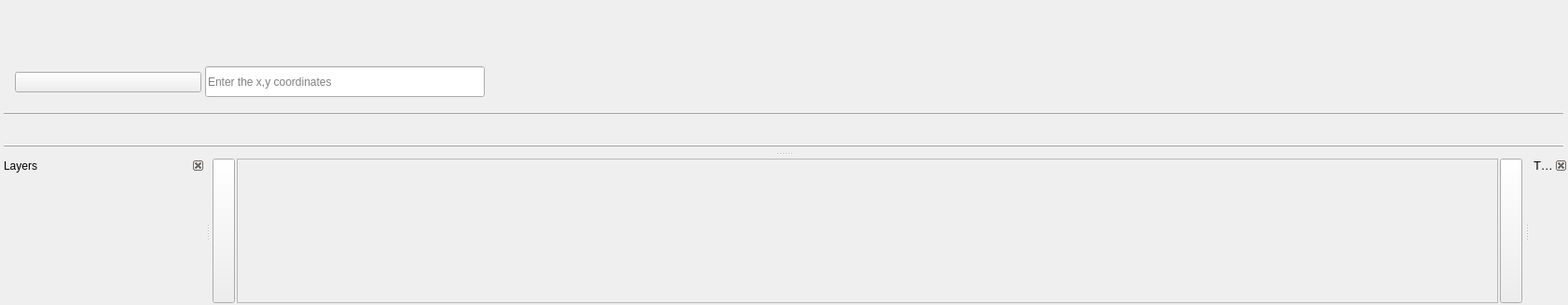
<?xml version="1.0" encoding="UTF-8"?>
<ui version="4.0">
 <class>homeLocalMainWindow</class>
 <widget class="QMainWindow" name="homeLocalMainWindow">
  <property name="geometry">
   <rect>
    <x>0</x>
    <y>0</y>
    <width>1682</width>
    <height>327</height>
   </rect>
  </property>
  <property name="windowTitle">
   <string>HOME</string>
  </property>
  <widget class="QWidget" name="centralwidget">
   <layout class="QHBoxLayout" name="horizontalLayout">
    <property name="spacing">
     <number>2</number>
    </property>
    <property name="leftMargin">
     <number>2</number>
    </property>
    <property name="topMargin">
     <number>2</number>
    </property>
    <property name="rightMargin">
     <number>2</number>
    </property>
    <property name="bottomMargin">
     <number>2</number>
    </property>
    <item>
     <widget class="TransparentToolButton" name="showLayerDockPb">
      <property name="sizePolicy">
       <sizepolicy hsizetype="Fixed" vsizetype="Expanding">
        <horstretch>0</horstretch>
        <verstretch>0</verstretch>
       </sizepolicy>
      </property>
      <property name="icon">
       <iconset resource="../yoyirs.qrc">
        <normaloff>:/img/resources/menu_expandH.png</normaloff>:/img/resources/menu_expandH.png</iconset>
      </property>
     </widget>
    </item>
    <item>
     <widget class="QFrame" name="frame">
      <property name="frameShape">
       <enum>QFrame::StyledPanel</enum>
      </property>
      <property name="frameShadow">
       <enum>QFrame::Raised</enum>
      </property>
     </widget>
    </item>
    <item>
     <widget class="TransparentToolButton" name="showToolboxDockPb">
      <property name="sizePolicy">
       <sizepolicy hsizetype="Fixed" vsizetype="Expanding">
        <horstretch>0</horstretch>
        <verstretch>0</verstretch>
       </sizepolicy>
      </property>
      <property name="icon">
       <iconset resource="../yoyirs.qrc">
        <normaloff>:/img/resources/more.png</normaloff>:/img/resources/more.png</iconset>
      </property>
     </widget>
    </item>
   </layout>
  </widget>
  <widget class="QDockWidget" name="dockWidgetToolbox">
   <property name="font">
    <font>
     <pointsize>10</pointsize>
    </font>
   </property>
   <property name="features">
    <set>QDockWidget::DockWidgetClosable</set>
   </property>
   <property name="allowedAreas">
    <set>Qt::RightDockWidgetArea</set>
   </property>
   <property name="windowTitle">
    <string>Toolbox</string>
   </property>
   <attribute name="dockWidgetArea">
    <number>2</number>
   </attribute>
   <widget class="QWidget" name="toolboxDockWidgetContents">
    <layout class="QVBoxLayout" name="verticalLayout">
     <property name="spacing">
      <number>4</number>
     </property>
     <property name="leftMargin">
      <number>4</number>
     </property>
     <property name="topMargin">
      <number>4</number>
     </property>
     <property name="rightMargin">
      <number>4</number>
     </property>
     <property name="bottomMargin">
      <number>4</number>
     </property>
     <item>
      <layout class="QVBoxLayout" name="toolboxLayout"/>
     </item>
    </layout>
   </widget>
  </widget>
  <widget class="QDockWidget" name="dockWidgetTop">
   <property name="features">
    <set>QDockWidget::NoDockWidgetFeatures</set>
   </property>
   <property name="allowedAreas">
    <set>Qt::TopDockWidgetArea</set>
   </property>
   <attribute name="dockWidgetArea">
    <number>4</number>
   </attribute>
   <widget class="QWidget" name="dockWidgetContents_4">
    <layout class="QVBoxLayout" name="verticalLayout_8">
     <property name="spacing">
      <number>4</number>
     </property>
     <property name="leftMargin">
      <number>4</number>
     </property>
     <property name="topMargin">
      <number>4</number>
     </property>
     <property name="rightMargin">
      <number>4</number>
     </property>
     <property name="bottomMargin">
      <number>4</number>
     </property>
     <item>
      <layout class="QHBoxLayout" name="horizontalLayout_4">
       <item>
        <widget class="SegmentedWidget" name="SegmentedWidget">
         <property name="minimumSize">
          <size>
           <width>190</width>
           <height>33</height>
          </size>
         </property>
        </widget>
       </item>
       <item>
        <spacer name="horizontalSpacer_3">
         <property name="orientation">
          <enum>Qt::Horizontal</enum>
         </property>
         <property name="sizeHint" stdset="0">
          <size>
           <width>40</width>
           <height>20</height>
          </size>
         </property>
        </spacer>
       </item>
      </layout>
     </item>
     <item>
      <widget class="QStackedWidget" name="stackedWidget">
       <property name="currentIndex">
        <number>0</number>
       </property>
       <widget class="QWidget" name="commonPage">
        <layout class="QHBoxLayout" name="horizontalLayout_12">
         <property name="spacing">
          <number>4</number>
         </property>
         <property name="leftMargin">
          <number>12</number>
         </property>
         <property name="topMargin">
          <number>4</number>
         </property>
         <property name="rightMargin">
          <number>4</number>
         </property>
         <property name="bottomMargin">
          <number>4</number>
         </property>
         <item>
          <layout class="QHBoxLayout" name="horizontalLayout_common"/>
         </item>
         <item>
          <widget class="ComboBox" name="swipeLayersComboBox">
           <property name="minimumSize">
            <size>
             <width>200</width>
             <height>0</height>
            </size>
           </property>
          </widget>
         </item>
         <item>
          <widget class="SearchLineEdit" name="SearchLineEdit">
           <property name="maximumSize">
            <size>
             <width>300</width>
             <height>33</height>
            </size>
           </property>
           <property name="text">
            <string/>
           </property>
           <property name="placeholderText">
            <string>Enter the x,y coordinates</string>
           </property>
          </widget>
         </item>
         <item>
          <spacer name="horizontalSpacer">
           <property name="orientation">
            <enum>Qt::Horizontal</enum>
           </property>
           <property name="sizeHint" stdset="0">
            <size>
             <width>40</width>
             <height>20</height>
            </size>
           </property>
          </spacer>
         </item>
        </layout>
       </widget>
       <widget class="QWidget" name="inferPage">
        <layout class="QHBoxLayout" name="horizontalLayout_5">
         <property name="spacing">
          <number>4</number>
         </property>
         <property name="leftMargin">
          <number>12</number>
         </property>
         <property name="topMargin">
          <number>4</number>
         </property>
         <property name="rightMargin">
          <number>4</number>
         </property>
         <property name="bottomMargin">
          <number>4</number>
         </property>
         <item>
          <layout class="QVBoxLayout" name="verticalLayout_20">
           <item>
            <layout class="QVBoxLayout" name="verticalLayout_21">
             <item>
              <layout class="QHBoxLayout" name="hl_segmentation_up">
               <item>
                <widget class="PushButton" name="croplandSegPb">
                 <property name="text">
                  <string>Cropland Extract</string>
                 </property>
                 <property name="icon">
                  <iconset resource="../yoyirs.qrc">
                   <normaloff>:/img/resources/infer/seg_cropland.png</normaloff>:/img/resources/infer/seg_cropland.png</iconset>
                 </property>
                </widget>
               </item>
               <item>
                <widget class="PushButton" name="buildingSegPb">
                 <property name="text">
                  <string>Building Extract</string>
                 </property>
                 <property name="icon">
                  <iconset resource="../yoyirs.qrc">
                   <normaloff>:/img/resources/infer/seg_build.png</normaloff>:/img/resources/infer/seg_build.png</iconset>
                 </property>
                </widget>
               </item>
               <item>
                <widget class="PushButton" name="roadSegPb">
                 <property name="text">
                  <string>Road Extract</string>
                 </property>
                 <property name="icon">
                  <iconset resource="../yoyirs.qrc">
                   <normaloff>:/img/resources/infer/seg_road.png</normaloff>:/img/resources/infer/seg_road.png</iconset>
                 </property>
                </widget>
               </item>
               <item>
                <widget class="PushButton" name="dustNetSegPb">
                 <property name="text">
                  <string>DustNet Extract</string>
                 </property>
                 <property name="icon">
                  <iconset resource="../yoyirs.qrc">
                   <normaloff>:/img/resources/infer/seg_dustNet.png</normaloff>:/img/resources/infer/seg_dustNet.png</iconset>
                 </property>
                </widget>
               </item>
               <item>
                <widget class="PushButton" name="steelTileSegPb">
                 <property name="text">
                  <string>SteelTile Extract</string>
                 </property>
                 <property name="icon">
                  <iconset resource="../yoyirs.qrc">
                   <normaloff>:/img/resources/infer/seg_steelTile.png</normaloff>:/img/resources/infer/seg_steelTile.png</iconset>
                 </property>
                </widget>
               </item>
              </layout>
             </item>
             <item>
              <layout class="QHBoxLayout" name="hl_segmentation_down">
               <item>
                <widget class="PushButton" name="waterSegPb">
                 <property name="text">
                  <string>Water Extract</string>
                 </property>
                 <property name="icon">
                  <iconset resource="../yoyirs.qrc">
                   <normaloff>:/img/resources/infer/seg_water.png</normaloff>:/img/resources/infer/seg_water.png</iconset>
                 </property>
                </widget>
               </item>
               <item>
                <widget class="PushButton" name="treeSegPb">
                 <property name="text">
                  <string>Tree Extract</string>
                 </property>
                 <property name="icon">
                  <iconset resource="../yoyirs.qrc">
                   <normaloff>:/img/resources/infer/seg_tree.png</normaloff>:/img/resources/infer/seg_tree.png</iconset>
                 </property>
                </widget>
               </item>
               <item>
                <widget class="PushButton" name="agriculturalFilmSegPb">
                 <property name="text">
                  <string>AgriculturalFilm Extract</string>
                 </property>
                 <property name="icon">
                  <iconset resource="../yoyirs.qrc">
                   <normaloff>:/img/resources/infer/seg_agriculturalFilm.png</normaloff>:/img/resources/infer/seg_agriculturalFilm.png</iconset>
                 </property>
                </widget>
               </item>
               <item>
                <widget class="SplitPushButton" name="greenHousePb">
                 <property name="text_" stdset="0">
                  <string>GreenHouse Polygon Extract</string>
                 </property>
                 <property name="icon_" stdset="0">
                  <iconset resource="../yoyirs.qrc">
                   <normaloff>:/img/resources/infer/detec_green.png</normaloff>:/img/resources/infer/detec_green.png</iconset>
                 </property>
                </widget>
               </item>
              </layout>
             </item>
            </layout>
           </item>
          </layout>
         </item>
         <item>
          <widget class="Line" name="line_10">
           <property name="frameShadow">
            <enum>QFrame::Raised</enum>
           </property>
           <property name="orientation">
            <enum>Qt::Vertical</enum>
           </property>
          </widget>
         </item>
         <item>
          <layout class="QVBoxLayout" name="verticalLayout_24">
           <item>
            <layout class="QVBoxLayout" name="verticalLayout_25">
             <item>
              <layout class="QHBoxLayout" name="hl_detection_up">
               <item>
                <widget class="PushButton" name="stadiumDetPb">
                 <property name="enabled">
                  <bool>true</bool>
                 </property>
                 <property name="text">
                  <string>Stadium Detec</string>
                 </property>
                 <property name="icon">
                  <iconset resource="../yoyirs.qrc">
                   <normaloff>:/img/resources/infer/detec_stadium.png</normaloff>:/img/resources/infer/detec_stadium.png</iconset>
                 </property>
                </widget>
               </item>
               <item>
                <widget class="PushButton" name="towerCraneDetPb">
                 <property name="text">
                  <string>TowerCrane Detec</string>
                 </property>
                 <property name="icon">
                  <iconset resource="../yoyirs.qrc">
                   <normaloff>:/img/resources/infer/detec_towerCrane.png</normaloff>:/img/resources/infer/detec_towerCrane.png</iconset>
                 </property>
                </widget>
               </item>
               <item>
                <widget class="PushButton" name="constructionSiteDetPb">
                 <property name="text">
                  <string>ConstructionSite Detec</string>
                 </property>
                 <property name="icon">
                  <iconset resource="../yoyirs.qrc">
                   <normaloff>:/img/resources/infer/detec_constructionSite.png</normaloff>:/img/resources/infer/detec_constructionSite.png</iconset>
                 </property>
                </widget>
               </item>
              </layout>
             </item>
             <item>
              <layout class="QHBoxLayout" name="hl_detection_down">
               <item>
                <widget class="PushButton" name="windTurbineDetPb">
                 <property name="text">
                  <string>WindTurbine Detec</string>
                 </property>
                 <property name="icon">
                  <iconset resource="../yoyirs.qrc">
                   <normaloff>:/img/resources/infer/detec_windMill.png</normaloff>:/img/resources/infer/detec_windMill.png</iconset>
                 </property>
                </widget>
               </item>
               <item>
                <widget class="PushButton" name="substationDetPb">
                 <property name="text">
                  <string>Substation Detec</string>
                 </property>
                 <property name="icon">
                  <iconset resource="../yoyirs.qrc">
                   <normaloff>:/img/resources/infer/detec_Substation.png</normaloff>:/img/resources/infer/detec_Substation.png</iconset>
                 </property>
                </widget>
               </item>
               <item>
                <widget class="PushButton" name="electricTowerDetPb">
                 <property name="text">
                  <string>ElectricTower Detec</string>
                 </property>
                 <property name="icon">
                  <iconset resource="../yoyirs.qrc">
                   <normaloff>:/img/resources/infer/detec_electricTower.png</normaloff>:/img/resources/infer/detec_electricTower.png</iconset>
                 </property>
                </widget>
               </item>
              </layout>
             </item>
            </layout>
           </item>
          </layout>
         </item>
         <item>
          <layout class="QVBoxLayout" name="verticalLayout_26">
           <item>
            <layout class="QVBoxLayout" name="verticalLayout_27">
             <item>
              <layout class="QHBoxLayout" name="hl_changedetection_up">
               <item>
                <widget class="PushButton" name="buildCDPb">
                 <property name="text">
                  <string>Building Cd</string>
                 </property>
                 <property name="icon">
                  <iconset resource="../yoyirs.qrc">
                   <normaloff>:/img/resources/infer/infer_buildCD.png</normaloff>:/img/resources/infer/infer_buildCD.png</iconset>
                 </property>
                </widget>
               </item>
               <item>
                <widget class="PushButton" name="croplandCDPb">
                 <property name="text">
                  <string>Cropland Cd</string>
                 </property>
                 <property name="icon">
                  <iconset resource="../yoyirs.qrc">
                   <normaloff>:/img/resources/infer/infer_croplandCD.png</normaloff>:/img/resources/infer/infer_croplandCD.png</iconset>
                 </property>
                </widget>
               </item>
              </layout>
             </item>
             <item>
              <layout class="QHBoxLayout" name="hl_changedetection_down">
               <item>
                <widget class="PushButton" name="treeCDPb">
                 <property name="text">
                  <string>Tree Cd</string>
                 </property>
                 <property name="icon">
                  <iconset resource="../yoyirs.qrc">
                   <normaloff>:/img/resources/infer/infer_treeCD.png</normaloff>:/img/resources/infer/infer_treeCD.png</iconset>
                 </property>
                </widget>
               </item>
              </layout>
             </item>
            </layout>
           </item>
          </layout>
         </item>
         <item>
          <widget class="Line" name="line_12">
           <property name="frameShadow">
            <enum>QFrame::Raised</enum>
           </property>
           <property name="orientation">
            <enum>Qt::Vertical</enum>
           </property>
          </widget>
         </item>
        </layout>
       </widget>
       <widget class="QWidget" name="processPage">
        <layout class="QHBoxLayout" name="horizontalLayout_7">
         <property name="spacing">
          <number>4</number>
         </property>
         <property name="leftMargin">
          <number>12</number>
         </property>
         <property name="topMargin">
          <number>4</number>
         </property>
         <property name="rightMargin">
          <number>4</number>
         </property>
         <property name="bottomMargin">
          <number>4</number>
         </property>
         <item>
          <layout class="QHBoxLayout" name="horizontalLayout_process"/>
         </item>
         <item>
          <spacer name="horizontalSpacer_4">
           <property name="orientation">
            <enum>Qt::Horizontal</enum>
           </property>
           <property name="sizeHint" stdset="0">
            <size>
             <width>40</width>
             <height>20</height>
            </size>
           </property>
          </spacer>
         </item>
        </layout>
       </widget>
       <widget class="QWidget" name="trainPage">
        <layout class="QHBoxLayout" name="horizontalLayout_3">
         <property name="spacing">
          <number>4</number>
         </property>
         <property name="leftMargin">
          <number>12</number>
         </property>
         <property name="topMargin">
          <number>4</number>
         </property>
         <property name="rightMargin">
          <number>4</number>
         </property>
         <property name="bottomMargin">
          <number>4</number>
         </property>
         <item>
          <layout class="QHBoxLayout" name="horizontalLayout_train"/>
         </item>
         <item>
          <spacer name="horizontalSpacer_2">
           <property name="orientation">
            <enum>Qt::Horizontal</enum>
           </property>
           <property name="sizeHint" stdset="0">
            <size>
             <width>40</width>
             <height>20</height>
            </size>
           </property>
          </spacer>
         </item>
        </layout>
       </widget>
      </widget>
     </item>
     <item>
      <widget class="Line" name="line">
       <property name="frameShadow">
        <enum>QFrame::Raised</enum>
       </property>
       <property name="lineWidth">
        <number>1</number>
       </property>
       <property name="midLineWidth">
        <number>0</number>
       </property>
       <property name="orientation">
        <enum>Qt::Horizontal</enum>
       </property>
      </widget>
     </item>
     <item>
      <layout class="QHBoxLayout" name="horizontalLayout_Tool">
       <property name="spacing">
        <number>4</number>
       </property>
       <property name="leftMargin">
        <number>4</number>
       </property>
       <property name="topMargin">
        <number>4</number>
       </property>
       <property name="rightMargin">
        <number>4</number>
       </property>
       <property name="bottomMargin">
        <number>4</number>
       </property>
       <item>
        <spacer name="horizontalSpacer_9">
         <property name="orientation">
          <enum>Qt::Horizontal</enum>
         </property>
         <property name="sizeHint" stdset="0">
          <size>
           <width>40</width>
           <height>20</height>
          </size>
         </property>
        </spacer>
       </item>
      </layout>
     </item>
     <item>
      <widget class="Line" name="line_2">
       <property name="frameShadow">
        <enum>QFrame::Raised</enum>
       </property>
       <property name="lineWidth">
        <number>1</number>
       </property>
       <property name="midLineWidth">
        <number>0</number>
       </property>
       <property name="orientation">
        <enum>Qt::Horizontal</enum>
       </property>
      </widget>
     </item>
    </layout>
   </widget>
  </widget>
  <widget class="QDockWidget" name="dockWidgetLayer">
   <property name="minimumSize">
    <size>
     <width>220</width>
     <height>82</height>
    </size>
   </property>
   <property name="locale">
    <locale language="English" country="UnitedStates"/>
   </property>
   <property name="features">
    <set>QDockWidget::DockWidgetClosable</set>
   </property>
   <property name="allowedAreas">
    <set>Qt::LeftDockWidgetArea</set>
   </property>
   <property name="windowTitle">
    <string>Layers</string>
   </property>
   <attribute name="dockWidgetArea">
    <number>1</number>
   </attribute>
   <widget class="QWidget" name="layerDockWidgetContents">
    <layout class="QVBoxLayout" name="verticalLayout_2">
     <property name="spacing">
      <number>4</number>
     </property>
     <property name="leftMargin">
      <number>4</number>
     </property>
     <property name="topMargin">
      <number>4</number>
     </property>
     <property name="rightMargin">
      <number>4</number>
     </property>
     <property name="bottomMargin">
      <number>4</number>
     </property>
     <item>
      <widget class="CommandBar" name="layerTreeCommandBar"/>
     </item>
     <item>
      <layout class="QVBoxLayout" name="layerTreeViewLayout"/>
     </item>
    </layout>
   </widget>
  </widget>
 </widget>
 <customwidgets>
  <customwidget>
   <class>ComboBox</class>
   <extends>QPushButton</extends>
   <header>qfluentwidgets</header>
  </customwidget>
  <customwidget>
   <class>PushButton</class>
   <extends>QPushButton</extends>
   <header>qfluentwidgets</header>
  </customwidget>
  <customwidget>
   <class>SplitPushButton</class>
   <extends>QWidget</extends>
   <header>qfluentwidgets</header>
  </customwidget>
  <customwidget>
   <class>ToolButton</class>
   <extends>QToolButton</extends>
   <header>qfluentwidgets</header>
  </customwidget>
  <customwidget>
   <class>TransparentToolButton</class>
   <extends>ToolButton</extends>
   <header>qfluentwidgets</header>
  </customwidget>
  <customwidget>
   <class>Pivot</class>
   <extends>QWidget</extends>
   <header>qfluentwidgets</header>
  </customwidget>
  <customwidget>
   <class>SegmentedWidget</class>
   <extends>Pivot</extends>
   <header>qfluentwidgets</header>
  </customwidget>
  <customwidget>
   <class>LineEdit</class>
   <extends>QLineEdit</extends>
   <header>qfluentwidgets</header>
  </customwidget>
  <customwidget>
   <class>SearchLineEdit</class>
   <extends>LineEdit</extends>
   <header>qfluentwidgets</header>
  </customwidget>
  <customwidget>
   <class>CommandBar</class>
   <extends>QFrame</extends>
   <header>qfluentwidgets</header>
  </customwidget>
 </customwidgets>
 <resources>
  <include location="../yoyirs.qrc"/>
 </resources>
 <connections/>
</ui>
